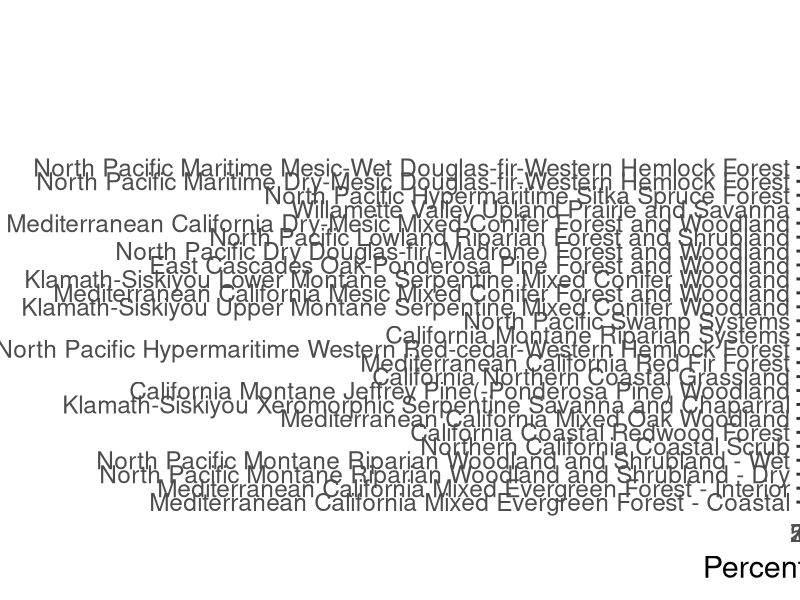

This figure's R source:


## old growth loss, try arrow chart.

## This code performs data manipulation and creates a plot to visualize changes in late succession classes' historical data to ~2020. It uses functions from the tidyverse package and ggplot2 for visualization. Each step is explained in the comments.

# Load the tidyverse package, which includes various data manipulation and visualization packages
library(tidyverse)

# Read the data from a CSV file located in the 'data' folder and store it in the 'raw_data' variable
raw_data <- read.csv("data/final_df.csv")

# Define a vector 'old_classes' containing specific age categories of interest
old_classes <- c("Late1", "Late2")

# Filter and summarize data related to old growth change in canopy categories
old_growth_chng_canopy <- raw_data %>%
  filter(age_category %in% old_classes) %>%  # Filter rows with age_category in 'old_classes'
  filter(canopy_category != 'ALL') %>%       # Filter rows where canopy_category is not 'ALL'
  group_by(bps_name, canopy_category) %>%     # Group data by 'bps_name' and 'canopy_category'
  summarize(
    ref_percent = sum(ref_percent, na.rm = TRUE),  # Calculate the sum of 'ref_percent' (removing NAs)
    cur_percent = sum(cur_percent, na.rm = TRUE),  # Calculate the sum of 'cur_percent' (removing NAs)
    bps_acres = max(bps_acres)                     # Calculate the maximum value of 'bps_acres'
  ) %>%
  mutate(
    change = cur_percent - ref_percent,      # Calculate the change as the difference between 'cur_percent' and 'ref_percent'
    sign_change = (change > 0)              # Create a binary variable indicating positive change
  )

# Define a mapping of facet labels for canopy categories
facet_names <- c(
  "CLS" = "Closed Canopy",
  "OPN" = "Open Canopy"
)

# Create a plot to visualize changes in late succession classes' canopy categories
canopy_arrow_plot <- old_growth_chng_canopy %>%
  ggplot(aes(
    x = ref_percent, xend = cur_percent,          # Set x and xend for the arrow segment
    y = reorder(bps_name, bps_acres), yend = bps_name,  # Set y and yend for the arrow segment
    color = sign_change                          # Color arrows based on 'sign_change'
  )) +
  geom_segment(
    arrow = arrow(angle = 30, length = unit(0.5, 'cm')),  # Add arrow segments with specific settings
    size = 3  # Set the size of the arrow segments
  ) +
  labs(
    x = 'Percent Change',              # Set x-axis label
    y = element_blank(),               # Remove y-axis label
    title = 'Changes in Late Succession Classes Historical to ~2020',  # Set plot title
    subtitle = 'Arrows in descending order by total extent of ecosystem'  # Set plot subtitle
  ) +
  scale_color_manual(
    values = c("#fcba03", "#10692c")  # Set custom colors for arrow segments based on 'sign_change'
  ) +
  theme_bw(base_size = 22) +          # Set the theme to black and white with a base font size of 22
  theme(legend.position = "none") +    # Remove the legend
  facet_wrap(
    ~ canopy_category,                 # Facet the plot by 'canopy_category'
    ncol = 2,                          # Arrange facets in 2 columns
    labeller = as_labeller(facet_names)  # Apply custom facet labels using 'facet_names'
  )

# Display the created canopy_arrow_plot
canopy_arrow_plot
